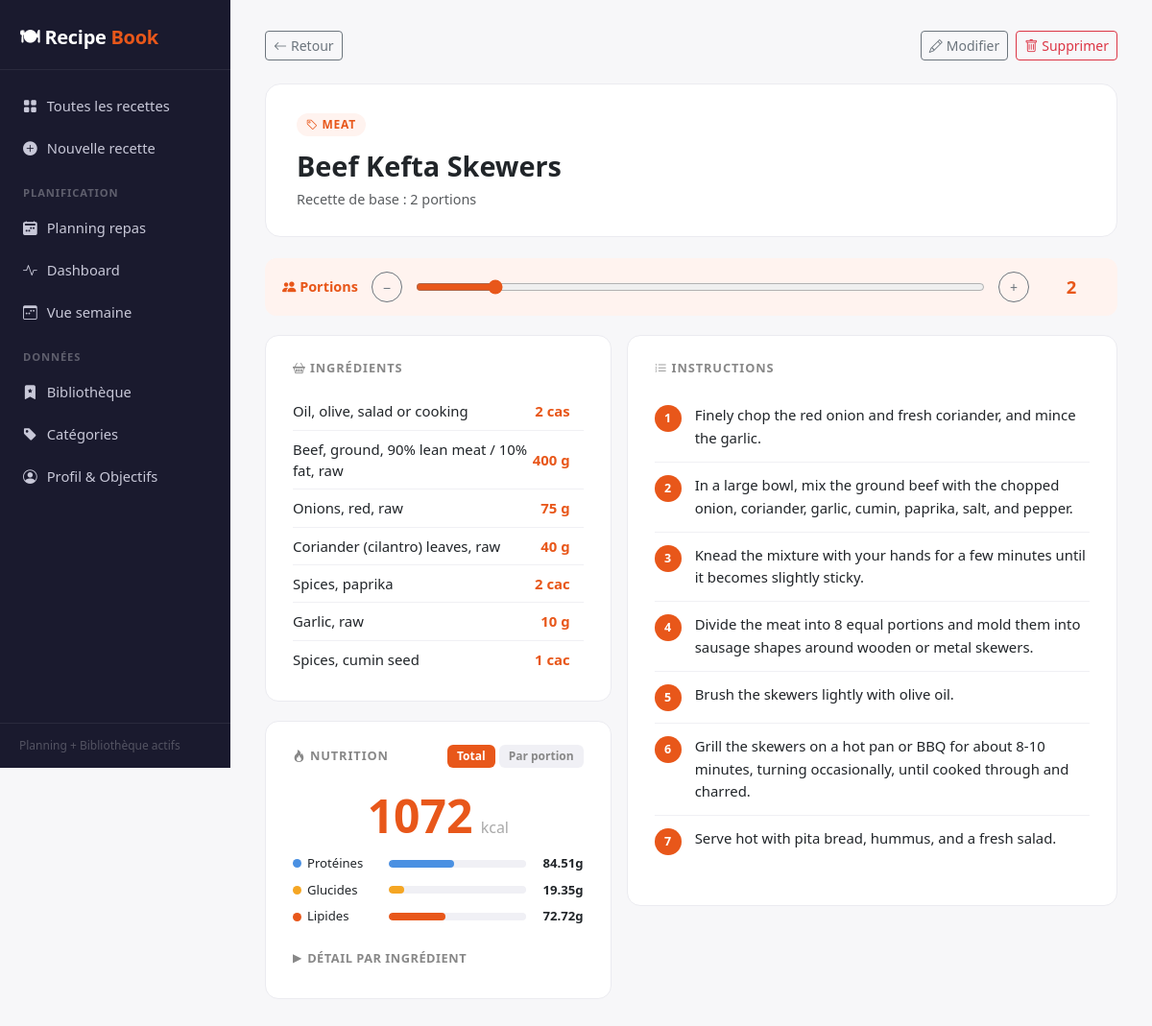
Screenshot of /recipe/2 with the database file from the repository.
### tables this page shows
CREATE TABLE categories (
                id    INTEGER PRIMARY KEY AUTOINCREMENT,
                name  TEXT NOT NULL UNIQUE
            );

CREATE TABLE recipes (
                id           INTEGER PRIMARY KEY AUTOINCREMENT,
                name         TEXT    NOT NULL,
                category_id  INTEGER REFERENCES categories(id) ON DELETE SET NULL,
                servings     REAL    NOT NULL DEFAULT 1,
                instructions TEXT,
                created_at   TIMESTAMP DEFAULT CURRENT_TIMESTAMP
            );

CREATE TABLE ingredients (
                id               INTEGER PRIMARY KEY AUTOINCREMENT,
                recipe_id        INTEGER NOT NULL REFERENCES recipes(id) ON DELETE CASCADE,
                name             TEXT    NOT NULL,
                quantity         REAL    NOT NULL,
                unit             TEXT    NOT NULL DEFAULT '',
                -- Macros
                kcal             REAL, protein_g   REAL, carbs_g      REAL, fat_g        REAL,
                -- Carb detail
                sugars_g         REAL, fiber_g      REAL,
                -- Fat detail
                saturated_g      REAL, monounsat_g  REAL, polyunsat_g  REAL,
                -- Micronutrients
                sodium_mg        REAL, calcium_mg   REAL, iron_mg      REAL,
                potassium_mg     REAL, magnesium_mg REAL, zinc_mg      REAL,
                -- Vitamins
                vit_a_mcg        REAL, vit_c_mg     REAL, vit_d_mcg   REAL,
                vit_b1_mg        REAL, vit_b2_mg    REAL, vit_b3_mg   REAL,
                vit_b6_mg        REAL, vit_b9_mcg   REAL, vit_b12_mcg REAL
            , cholesterol_mg REAL, trans_fat_g REAL, omega3_g REAL, omega6_g REAL, phosphorus_mg REAL, selenium_mcg REAL, copper_mg REAL, manganese_mg REAL, vit_e_mg REAL, vit_k_mcg REAL);

### app.py (the view)
@app.route("/recipe/<int:recipe_id>")
def view_recipe(recipe_id):
    recipe = crud.get_recipe(recipe_id)
    if not recipe: flash("Recette introuvable.", "error"); return redirect(url_for("index"))
    servings = request.args.get("servings", recipe.servings, type=float)
    scale    = recipe.scale_factor(servings)
    return render_template("recipe.html", recipe=recipe, servings=servings, scale=scale)

### crud.py (called while the page is built)
def _fetch_ingredients(conn, recipe_id: int) -> list[Ingredient]:
    fields = ["id","name","quantity","unit"] + NUTRIENT_FIELDS
    rows = conn.execute(
        f"SELECT {','.join(fields)} FROM ingredients WHERE recipe_id=? ORDER BY id",
        (recipe_id,)
    ).fetchall()
    return [
        Ingredient(
            id=r["id"], recipe_id=recipe_id,
            name=r["name"], quantity=r["quantity"], unit=r["unit"],
            **{f: r[f] for f in NUTRIENT_FIELDS}
        )
        for r in rows
    ]

### db.py (called while the page is built)
def get_connection() -> sqlite3.Connection:
    conn = sqlite3.connect(DB_PATH)
    conn.row_factory = sqlite3.Row
    conn.execute("PRAGMA foreign_keys = ON")
    return conn

### models.py (called while the page is built)
def _sum_nutrients(items: list[dict], scale: float = 1.0) -> dict:
    totals = {f: 0.0 for f in NUTRIENT_FIELDS}
    for item in items:
        for f in NUTRIENT_FIELDS:
            v = item.get(f)
            if v is not None:
                totals[f] += v * scale
    return {k: round(v, 2) for k, v in totals.items()}

    @property
    def has_nutrition(self) -> bool:
        return self.kcal is not None

    def as_nutrient_dict(self, scale: float = 1.0) -> dict:
        return {
            f: round(getattr(self, f) * scale, 3)
            for f in NUTRIENT_FIELDS
            if getattr(self, f) is not None
        }

    def scale_factor(self, desired_servings: float) -> float:
        return desired_servings / self.servings if self.servings else 1.0

    @property
    def has_nutrition(self) -> bool:
        return any(i.has_nutrition for i in self.ingredients)

    def total_nutrition(self, scale: float = 1.0) -> Optional[dict]:
        if not self.has_nutrition:
            return None
        return _sum_nutrients(
            [i.as_nutrient_dict() for i in self.ingredients if i.has_nutrition],
            scale=scale
        )

    def nutrition_per_serving(self, current_servings: Optional[float] = None) -> Optional[dict]:
        servings = current_servings or self.servings
        scale = self.scale_factor(servings)
        total = self.total_nutrition(scale)
        if not total or servings == 0:
            return None
        return {k: round(v / servings, 2) for k, v in total.items()}

### templates/recipe.html (shortened to what this page needs)
{% extends "base.html" %}
{% block content %}
<div class="d-flex justify-content-between align-items-center mb-4">
  <a href="{{ url_for('index') }}" class="btn btn-sm btn-outline-secondary d-flex align-items-center gap-1">
    <i class="bi bi-arrow-left"></i> Retour
  </a>
  <div class="d-flex gap-2">
    <a href="{{ url_for('edit_recipe', recipe_id=recipe.id) }}" class="btn btn-sm btn-outline-secondary d-flex align-items-center gap-1">
      <i class="bi bi-pencil"></i> Modifier
    </a>
    <form method="post" action="{{ url_for('delete_recipe', recipe_id=recipe.id) }}"
          onsubmit="return confirm('Supprimer {{ recipe.name }} ?')">
      <button class="btn btn-sm btn-outline-danger d-flex align-items-center gap-1">
        <i class="bi bi-trash"></i> Supprimer
      </button>
    </form>
  </div>
</div>
<div class="detail-header">
  {% if recipe.category %}
  <div class="detail-category"><i class="bi bi-tag"></i> {{ recipe.category }}</div>
  {% endif %}
  <h1>{{ recipe.name }}</h1>
  <div class="text-muted" style="font-size:.9rem">
    Recette de base : {{ recipe.servings|int if recipe.servings == recipe.servings|int else recipe.servings }}
    portion{{ 's' if recipe.servings != 1 }}
  </div>
</div>
{% if recipe.ingredients %}
<div class="portion-control" id="portionControl">
  <label><i class="bi bi-people-fill"></i> Portions</label>
  <button class="btn btn-sm btn-outline-secondary" id="btnMinus" style="border-radius:50%;width:32px;height:32px;padding:0">−</button>
  <input type="range" id="servingSlider"
    min="0.5" max="{{ [recipe.servings * 6, 20]|min }}"
    step="0.5" value="{{ servings }}">
  <button class="btn btn-sm btn-outline-secondary" id="btnPlus" style="border-radius:50%;width:32px;height:32px;padding:0">+</button>
  <div class="portion-val" id="servingDisplay">
    {{ servings|int if servings == servings|int else servings }}
  </div>
</div>
{% endif %}
<div class="row g-3">
  <div class="col-lg-5">
    {% if recipe.ingredients %}
    <div class="panel">
      <div class="panel-title"><i class="bi bi-basket2"></i> Ingrédients</div>
      <table class="ing-table" id="ingTable">
        {% for ing in recipe.ingredients %}
        <tr>
          <td>{{ ing.name }}</td>
          <td class="ing-qty" data-base="{{ ing.quantity }}" data-unit="{{ ing.unit }}">
            {{ ing.quantity|int if ing.quantity == ing.quantity|int else ing.quantity }}{% if ing.unit %}&nbsp;{{ ing.unit }}{% endif %}
          </td>
        </tr>
        {% endfor %}
      </table>
    </div>
    {% endif %}
    {% if recipe.has_nutrition %}
    {% set total = recipe.total_nutrition(scale) %}
    {% set per_serving = recipe.nutrition_per_serving(servings) %}
    <div class="panel nutr-panel" id="nutrPanel">
      <div class="panel-title d-flex justify-content-between align-items-center">
        <span><i class="bi bi-fire"></i> Nutrition</span>
        <div class="nutr-toggle-wrap">
          <button class="nutr-view-btn active" data-view="total">Total</button>
          <button class="nutr-view-btn" data-view="perserving">Par portion</button>
        </div>
      </div>
      <div class="kcal-big" id="kcalBig">
        <span class="kcal-num"
              data-total="{{ total.kcal if total else 0 }}"
              data-per="{{ per_serving.kcal if per_serving else 0 }}"
              id="kcalNum">{{ total.kcal|int if total else '—' }}</span>
        <span class="kcal-unit">kcal</span>
      </div>
      {% if total %}
      {% set macro_total = (total.protein_g or 0) + (total.carbs_g or 0) + (total.fat_g or 0) %}
      <div class="macro-bars" id="macroBars"
           data-p-total="{{ total.protein_g }}"  data-p-per="{{ per_serving.protein_g if per_serving else 0 }}"
           data-c-total="{{ total.carbs_g }}"    data-c-per="{{ per_serving.carbs_g if per_serving else 0 }}"
           data-f-total="{{ total.fat_g }}"      data-f-per="{{ per_serving.fat_g if per_serving else 0 }}"
           data-macro-total="{{ macro_total }}">
        {% set pct_p = ((total.protein_g or 0) / macro_total * 100) | round(1) if macro_total > 0 else 0 %}
        {% set pct_c = ((total.carbs_g   or 0) / macro_total * 100) | round(1) if macro_total > 0 else 0 %}
        {% set pct_f = ((total.fat_g     or 0) / macro_total * 100) | round(1) if macro_total > 0 else 0 %}
        <div class="macro-row">
          <div class="macro-label"><span class="macro-dot" style="background:#4a90e2"></span>Protéines</div>
          <div class="macro-bar-wrap">
            <div class="macro-bar" style="width:{{ pct_p }}%;background:#4a90e2" id="barProtein"></div>
          </div>
          <div class="macro-val" id="valProtein">{{ total.protein_g }}g</div>
        </div>
        <div class="macro-row">
          <div class="macro-label"><span class="macro-dot" style="background:#f5a623"></span>Glucides</div>
          <div class="macro-bar-wrap">
            <div class="macro-bar" style="width:{{ pct_c }}%;background:#f5a623" id="barCarbs"></div>
          </div>
          <div class="macro-val" id="valCarbs">{{ total.carbs_g }}g</div>
        </div>
        <div class="macro-row">
          <div class="macro-label"><span class="macro-dot" style="background:#e8571a"></span>Lipides</div>
          <div class="macro-bar-wrap">
            <div class="macro-bar" style="width:{{ pct_f }}%;background:#e8571a" id="barFat"></div>
          </div>
          <div class="macro-val" id="valFat">{{ total.fat_g }}g</div>
        </div>
      </div>
      {% endif %}
      <details class="nutr-details" id="nutrDetails">
        <summary>Détail par ingrédient</summary>
      </details>
    </div>
    {% endif %}
  </div>
  {% if recipe.instructions %}
  <div class="col-lg-7">
    <div class="panel steps">
      <div class="panel-title"><i class="bi bi-list-ol"></i> Instructions</div>
      <ol>
        {% for step in recipe.instructions.split('\n') %}
          {% if step.strip() %}<li>{{ step.strip() }}</li>{% endif %}
        {% endfor %}
      </ol>
    </div>
  </div>
  {% endif %}
</div>
{% endblock %}

### templates/base.html (style rules this page uses)
:root { --sidebar-width: 240px; --accent: #e8571a; --accent-soft: #fff3ef; --sidebar-bg: #1a1a2e; --sidebar-text: #c8c8d8; --sidebar-active: #e8571a; }
body { background: #f7f7f9; font-family: 'Segoe UI', system-ui, sans-serif; }
.detail-header { background: #fff; border-radius: 16px; border: 1px solid #ebebf0; padding: 28px 32px; margin-bottom: 22px; }
.detail-header h1 { font-size: 1.8rem; font-weight: 800; margin-bottom: 6px; }
.detail-category { display: inline-block; background: var(--accent-soft); color: var(--accent); font-size: .75rem; font-weight: 700; letter-spacing: .06em; text-transform: uppercase; padding: 3px 10px; border-radius: 20px; margin-bottom: 14px; }
.panel { background: #fff; border-radius: 14px; border: 1px solid #ebebf0; padding: 24px 28px; margin-bottom: 20px; }
.panel-title { font-size: .8rem; font-weight: 700; letter-spacing: .07em; text-transform: uppercase; color: #888; margin-bottom: 16px; }
.ing-table { width: 100%; border-collapse: collapse; }
.ing-table td { padding: 8px 0; border-bottom: 1px solid #f0f0f4; font-size: .93rem; }
.ing-table tr:last-child td { border-bottom: none; }
.ing-table .ing-qty { font-weight: 700; color: var(--accent); text-align: right; padding-right: 14px; white-space: nowrap; }
.portion-control { display: flex; align-items: center; gap: 14px; background: var(--accent-soft); border-radius: 12px; padding: 14px 18px; margin-bottom: 20px; }
.portion-control label { font-weight: 700; font-size: .9rem; color: var(--accent); white-space: nowrap; }
.portion-control input[type=range] { flex: 1; accent-color: var(--accent); }
.portion-control .portion-val { font-size: 1.15rem; font-weight: 800; color: var(--accent); min-width: 60px; text-align: center; }
.steps ol { padding-left: 0; list-style: none; counter-reset: steps; }
.steps ol li { counter-increment: steps; display: flex; gap: 14px; padding: 12px 0; border-bottom: 1px solid #f0f0f4; font-size: .93rem; line-height: 1.6; }
.steps ol li:last-child { border-bottom: none; }
.steps ol li::before { content: counter(steps); min-width: 28px; height: 28px; background: var(--accent); color: #fff; border-radius: 50%; font-size: .78rem; font-weight: 800; display: flex; align-items: center; justify-content: center; flex-shrink: 0; margin-top: 1px; }
.kcal-big { text-align: center; padding: 10px 0 16px; }
.kcal-num { font-size: 3rem; font-weight: 900; color: var(--accent); line-height: 1; }
.kcal-unit { font-size: 1rem; color: #aaa; margin-left: 4px; }
.nutr-toggle-wrap { display: flex; gap: 4px; }
.nutr-view-btn { background: #f0f0f5; border: none; border-radius: 6px; font-size: .75rem; font-weight: 600; padding: 3px 10px; cursor: pointer; color: #888; transition: all .15s; }
.nutr-view-btn.active { background: var(--accent); color: #fff; }
.macro-bars { margin-bottom: 16px; }
.macro-row { display: flex; align-items: center; gap: 10px; margin-bottom: 8px; }
.macro-label { display: flex; align-items: center; gap: 6px; font-size: .82rem; width: 90px; flex-shrink: 0; }
.macro-dot { width: 9px; height: 9px; border-radius: 50%; flex-shrink: 0; }
.macro-bar-wrap { flex: 1; background: #f0f0f5; border-radius: 4px; height: 8px; overflow: hidden; }
.macro-bar { height: 100%; border-radius: 4px; transition: width .35s ease; }
.macro-val { font-size: .82rem; font-weight: 700; width: 50px; text-align: right; flex-shrink: 0; }
.nutr-details summary { font-size: .8rem; font-weight: 700; color: #888; cursor: pointer; padding: 8px 0; letter-spacing: .04em; text-transform: uppercase; list-style: none; display: flex; align-items: center; gap: 6px; }
.nutr-details summary::before { content: '▶'; font-size: .7rem; transition: transform .2s; }

### rows the page displays
categories: category "MEAT"
recipes: name "Beef Kefta Skewers", servings "2", servings "s"
ingredients: name "Oil, olive, salad or cooking", quantity "2", unit "cas"
ingredients: name "Beef, ground, 90% lean meat / 10% fat, raw", quantity "400", unit "g"
ingredients: name "Onions, red, raw", quantity "75", unit "g"
ingredients: name "Coriander (cilantro) leaves, raw", quantity "40", unit "g"
ingredients: name "Spices, paprika", quantity "2", unit "cac"
ingredients: name "Garlic, raw", quantity "10", unit "g"
ingredients: name "Spices, cumin seed", quantity "1", unit "cac"

### other values shown
{{ total.kcal|int if total else '—' }} "1072"
{{ total.protein_g }} "84.51"
{{ total.carbs_g }} "19.35"
{{ total.fat_g }} "72.72"
{{ step.strip() }} "Finely chop the red onion and fresh coriander, and mince the garlic." "In a large bowl, mix the ground beef with the chopped onion, coriander, garlic, cumin, paprika, salt, and pepper." "Knead the mixture with your hands for a few minutes until it becomes slightly sticky." "Divide the meat into 8 equal portions and mold them into sausage shapes around wooden or metal skewers." "Brush the skewers lightly with olive oil." "Grill the skewers on a hot pan or BBQ for about 8-10 minutes, turning occasionally, until cooked through and charred." "Serve hot with pita bread, hummus, and a fresh salad."
